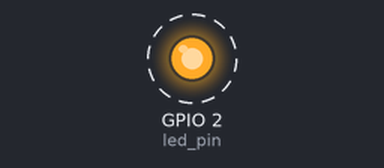
A sketch run on a simulated ESP32. On the bench: output pins drawn as LEDs (lit = HIGH). Dashed ring = blinking.

Above: at 0.2 s.
Timing chart, 0 to 3.0 s (numbered marks = the images above):
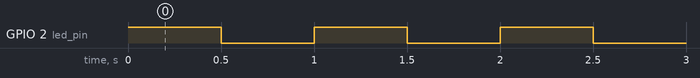

Measured:
- by itself, GPIO 2 (led_pin): alternates HIGH for 0.50 s and LOW for 0.50 s

The sketch:

Lab3_part3.1.ino
```cpp
//Blinking an LED with a 500mS delay

//floowing code is to use just one core from the CPU for the process of blinking the LED
#if CONFIG_FREERTOS_UNICORE
static const BaseType_t app_cpu = 0;
#else
static const BaseType_t app_cpu = 1;
#endif


static const int rate_1 = 500;  // LED blink rate is defined here in mS
static const int led_pin = LED_BUILTIN;  //in built led pin

// A method (task) to blink just one led with a rate we define.
void toggleLED_1(void *parameter) {
  while(1) {
    digitalWrite(led_pin, HIGH);
    vTaskDelay(rate_1 / portTICK_PERIOD_MS);  // non blocking and works in vanilla free RTOS can be used over delay function
    digitalWrite(led_pin, LOW);
    vTaskDelay(rate_1 / portTICK_PERIOD_MS);
  }
}


void setup() {

  // Configure pin
  pinMode(led_pin, OUTPUT);  // setting the LED to output

  // Task to run forever
  xTaskCreatePinnedToCore(
              toggleLED_1,
              "Toggle 1",
              1024,
              NULL,
              1,
              NULL,
              app_cpu);

}

void loop() {

}
```
